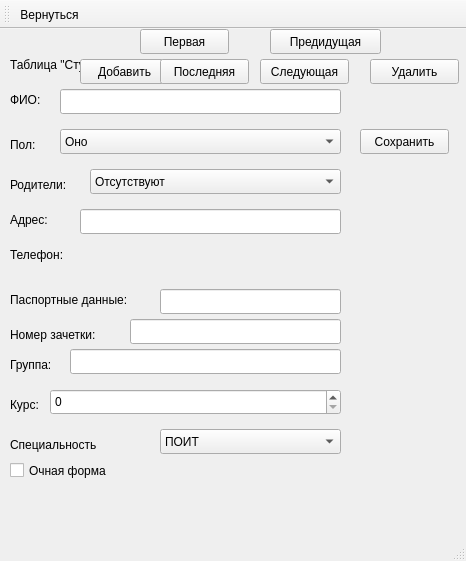
<?xml version="1.0" encoding="UTF-8"?>
<ui version="4.0">
 <class>StudentsWindow</class>
 <widget class="QMainWindow" name="StudentsWindow">
  <property name="geometry">
   <rect>
    <x>0</x>
    <y>0</y>
    <width>466</width>
    <height>561</height>
   </rect>
  </property>
  <property name="windowTitle">
   <string>MainWindow</string>
  </property>
  <widget class="QWidget" name="centralwidget">
   <widget class="QLabel" name="label">
    <property name="geometry">
     <rect>
      <x>10</x>
      <y>20</y>
      <width>327</width>
      <height>31</height>
     </rect>
    </property>
    <property name="text">
     <string>Таблица &quot;Студенты&quot;</string>
    </property>
   </widget>
   <widget class="QLabel" name="label_2">
    <property name="geometry">
     <rect>
      <x>10</x>
      <y>60</y>
      <width>40</width>
      <height>21</height>
     </rect>
    </property>
    <property name="text">
     <string>ФИО:</string>
    </property>
   </widget>
   <widget class="QLineEdit" name="lineEdit">
    <property name="geometry">
     <rect>
      <x>60</x>
      <y>60</y>
      <width>281</width>
      <height>25</height>
     </rect>
    </property>
   </widget>
   <widget class="QComboBox" name="comboBox">
    <property name="geometry">
     <rect>
      <x>60</x>
      <y>100</y>
      <width>281</width>
      <height>25</height>
     </rect>
    </property>
    <item>
     <property name="text">
      <string>Оно</string>
     </property>
    </item>
    <item>
     <property name="text">
      <string>Женский</string>
     </property>
    </item>
    <item>
     <property name="text">
      <string>Мужской</string>
     </property>
    </item>
   </widget>
   <widget class="QLabel" name="label_3">
    <property name="geometry">
     <rect>
      <x>10</x>
      <y>100</y>
      <width>41</width>
      <height>31</height>
     </rect>
    </property>
    <property name="sizePolicy">
     <sizepolicy hsizetype="Fixed" vsizetype="Preferred">
      <horstretch>0</horstretch>
      <verstretch>0</verstretch>
     </sizepolicy>
    </property>
    <property name="text">
     <string>Пол:</string>
    </property>
   </widget>
   <widget class="QComboBox" name="comboBox_2">
    <property name="geometry">
     <rect>
      <x>90</x>
      <y>140</y>
      <width>251</width>
      <height>25</height>
     </rect>
    </property>
    <item>
     <property name="text">
      <string>Отсутствуют</string>
     </property>
    </item>
    <item>
     <property name="text">
      <string>Мать и Отец</string>
     </property>
    </item>
    <item>
     <property name="text">
      <string>Мать</string>
     </property>
    </item>
    <item>
     <property name="text">
      <string>Отец</string>
     </property>
    </item>
    <item>
     <property name="text">
      <string>Отец и Отец</string>
     </property>
    </item>
    <item>
     <property name="text">
      <string>Мать и Мать</string>
     </property>
    </item>
   </widget>
   <widget class="QLabel" name="label_4">
    <property name="geometry">
     <rect>
      <x>10</x>
      <y>140</y>
      <width>73</width>
      <height>31</height>
     </rect>
    </property>
    <property name="sizePolicy">
     <sizepolicy hsizetype="Fixed" vsizetype="Preferred">
      <horstretch>0</horstretch>
      <verstretch>0</verstretch>
     </sizepolicy>
    </property>
    <property name="text">
     <string>Родители:</string>
    </property>
   </widget>
   <widget class="QLineEdit" name="lineEdit_2">
    <property name="geometry">
     <rect>
      <x>80</x>
      <y>180</y>
      <width>261</width>
      <height>25</height>
     </rect>
    </property>
   </widget>
   <widget class="QLabel" name="label_5">
    <property name="geometry">
     <rect>
      <x>10</x>
      <y>180</y>
      <width>51</width>
      <height>21</height>
     </rect>
    </property>
    <property name="text">
     <string>Адрес: </string>
    </property>
   </widget>
   <widget class="QLabel" name="label_6">
    <property name="geometry">
     <rect>
      <x>10</x>
      <y>210</y>
      <width>61</width>
      <height>31</height>
     </rect>
    </property>
    <property name="text">
     <string>Телефон: </string>
    </property>
   </widget>
   <widget class="QLineEdit" name="lineEdit_4">
    <property name="geometry">
     <rect>
      <x>160</x>
      <y>260</y>
      <width>181</width>
      <height>25</height>
     </rect>
    </property>
   </widget>
   <widget class="QLabel" name="label_7">
    <property name="geometry">
     <rect>
      <x>10</x>
      <y>260</y>
      <width>152</width>
      <height>21</height>
     </rect>
    </property>
    <property name="text">
     <string>Паспортные данные: </string>
    </property>
   </widget>
   <widget class="QLabel" name="label_8">
    <property name="geometry">
     <rect>
      <x>10</x>
      <y>290</y>
      <width>114</width>
      <height>31</height>
     </rect>
    </property>
    <property name="text">
     <string>Номер зачетки: </string>
    </property>
   </widget>
   <widget class="QLineEdit" name="lineEdit_5">
    <property name="geometry">
     <rect>
      <x>130</x>
      <y>290</y>
      <width>211</width>
      <height>25</height>
     </rect>
    </property>
   </widget>
   <widget class="QLabel" name="label_9">
    <property name="geometry">
     <rect>
      <x>10</x>
      <y>320</y>
      <width>52</width>
      <height>31</height>
     </rect>
    </property>
    <property name="text">
     <string>Группа:</string>
    </property>
   </widget>
   <widget class="QLineEdit" name="lineEdit_6">
    <property name="geometry">
     <rect>
      <x>70</x>
      <y>320</y>
      <width>271</width>
      <height>25</height>
     </rect>
    </property>
    <property name="sizePolicy">
     <sizepolicy hsizetype="Expanding" vsizetype="Fixed">
      <horstretch>0</horstretch>
      <verstretch>0</verstretch>
     </sizepolicy>
    </property>
   </widget>
   <widget class="QLabel" name="label_10">
    <property name="geometry">
     <rect>
      <x>10</x>
      <y>360</y>
      <width>36</width>
      <height>31</height>
     </rect>
    </property>
    <property name="sizePolicy">
     <sizepolicy hsizetype="Fixed" vsizetype="Preferred">
      <horstretch>0</horstretch>
      <verstretch>0</verstretch>
     </sizepolicy>
    </property>
    <property name="text">
     <string>Курс:</string>
    </property>
   </widget>
   <widget class="QSpinBox" name="spinBox">
    <property name="geometry">
     <rect>
      <x>50</x>
      <y>360</y>
      <width>291</width>
      <height>26</height>
     </rect>
    </property>
   </widget>
   <widget class="QLabel" name="label_11">
    <property name="geometry">
     <rect>
      <x>10</x>
      <y>400</y>
      <width>151</width>
      <height>31</height>
     </rect>
    </property>
    <property name="text">
     <string>Специальность</string>
    </property>
   </widget>
   <widget class="QComboBox" name="comboBox_3">
    <property name="geometry">
     <rect>
      <x>160</x>
      <y>400</y>
      <width>181</width>
      <height>25</height>
     </rect>
    </property>
    <item>
     <property name="text">
      <string>ПОИТ</string>
     </property>
    </item>
    <item>
     <property name="text">
      <string>Правоведы</string>
     </property>
    </item>
    <item>
     <property name="text">
      <string>Бухгалтерское дело</string>
     </property>
    </item>
    <item>
     <property name="text">
      <string>Логисты</string>
     </property>
    </item>
   </widget>
   <widget class="QCheckBox" name="checkBox">
    <property name="geometry">
     <rect>
      <x>10</x>
      <y>430</y>
      <width>327</width>
      <height>23</height>
     </rect>
    </property>
    <property name="text">
     <string>Очная форма</string>
    </property>
   </widget>
   <widget class="QPushButton" name="addButton">
    <property name="geometry">
     <rect>
      <x>80</x>
      <y>30</y>
      <width>89</width>
      <height>25</height>
     </rect>
    </property>
    <property name="text">
     <string>Добавить</string>
    </property>
   </widget>
   <widget class="QPushButton" name="pushButton_4">
    <property name="geometry">
     <rect>
      <x>160</x>
      <y>30</y>
      <width>89</width>
      <height>25</height>
     </rect>
    </property>
    <property name="text">
     <string>Последняя</string>
    </property>
   </widget>
   <widget class="QPushButton" name="pushButton_5">
    <property name="geometry">
     <rect>
      <x>260</x>
      <y>30</y>
      <width>89</width>
      <height>25</height>
     </rect>
    </property>
    <property name="text">
     <string>Следующая</string>
    </property>
   </widget>
   <widget class="QPushButton" name="pushButton_7">
    <property name="geometry">
     <rect>
      <x>360</x>
      <y>100</y>
      <width>89</width>
      <height>25</height>
     </rect>
    </property>
    <property name="text">
     <string>Сохранить</string>
    </property>
   </widget>
   <widget class="QPushButton" name="pushButton_6">
    <property name="geometry">
     <rect>
      <x>370</x>
      <y>30</y>
      <width>89</width>
      <height>25</height>
     </rect>
    </property>
    <property name="text">
     <string>Удалить</string>
    </property>
   </widget>
   <widget class="QPushButton" name="pushButton_3">
    <property name="geometry">
     <rect>
      <x>270</x>
      <y>0</y>
      <width>111</width>
      <height>25</height>
     </rect>
    </property>
    <property name="text">
     <string>Предидущая</string>
    </property>
   </widget>
   <widget class="QPushButton" name="pushButton_2">
    <property name="geometry">
     <rect>
      <x>140</x>
      <y>0</y>
      <width>89</width>
      <height>25</height>
     </rect>
    </property>
    <property name="text">
     <string>Первая</string>
    </property>
   </widget>
  </widget>
  <widget class="QMenuBar" name="menubar">
   <property name="geometry">
    <rect>
     <x>0</x>
     <y>0</y>
     <width>466</width>
     <height>22</height>
    </rect>
   </property>
  </widget>
  <widget class="QStatusBar" name="statusbar"/>
  <widget class="QToolBar" name="toolBar">
   <property name="windowTitle">
    <string>toolBar</string>
   </property>
   <attribute name="toolBarArea">
    <enum>TopToolBarArea</enum>
   </attribute>
   <attribute name="toolBarBreak">
    <bool>false</bool>
   </attribute>
   <addaction name="action"/>
  </widget>
  <action name="action">
   <property name="checkable">
    <bool>true</bool>
   </property>
   <property name="icon">
    <iconset resource="resource.qrc">
     <normaloff>:/icon/IMG/pkL_aLB4L_I.jpg</normaloff>:/icon/IMG/pkL_aLB4L_I.jpg</iconset>
   </property>
   <property name="text">
    <string>Вернуться</string>
   </property>
   <property name="toolTip">
    <string>Вернуться</string>
   </property>
  </action>
 </widget>
 <resources>
  <include location="resource.qrc"/>
 </resources>
 <connections/>
</ui>
